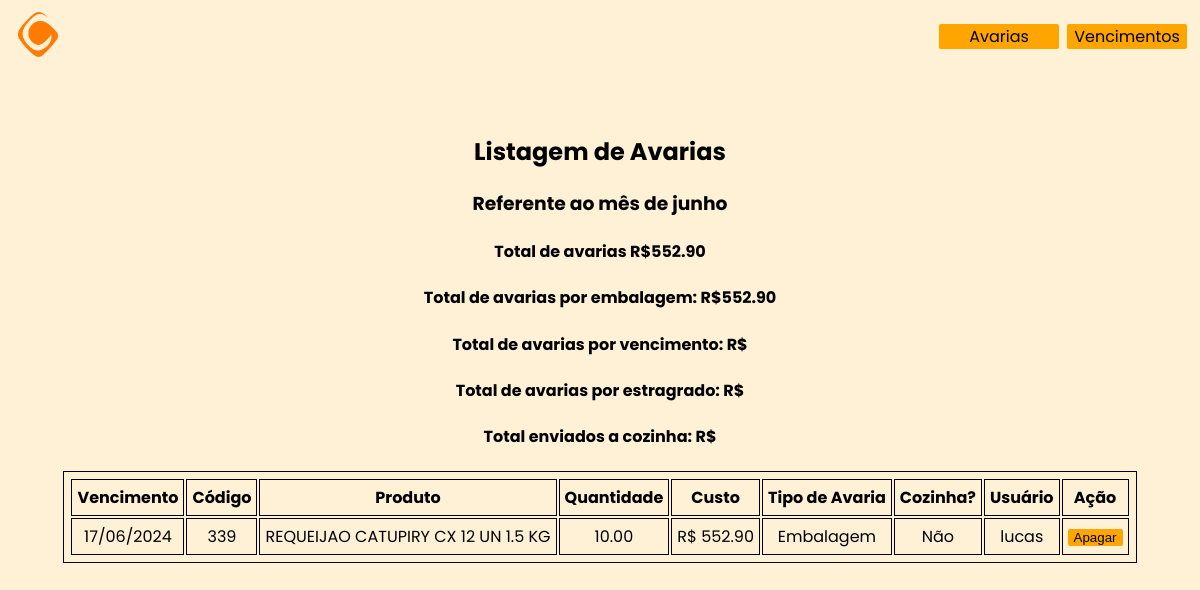
The app's page /avarias/, older data.
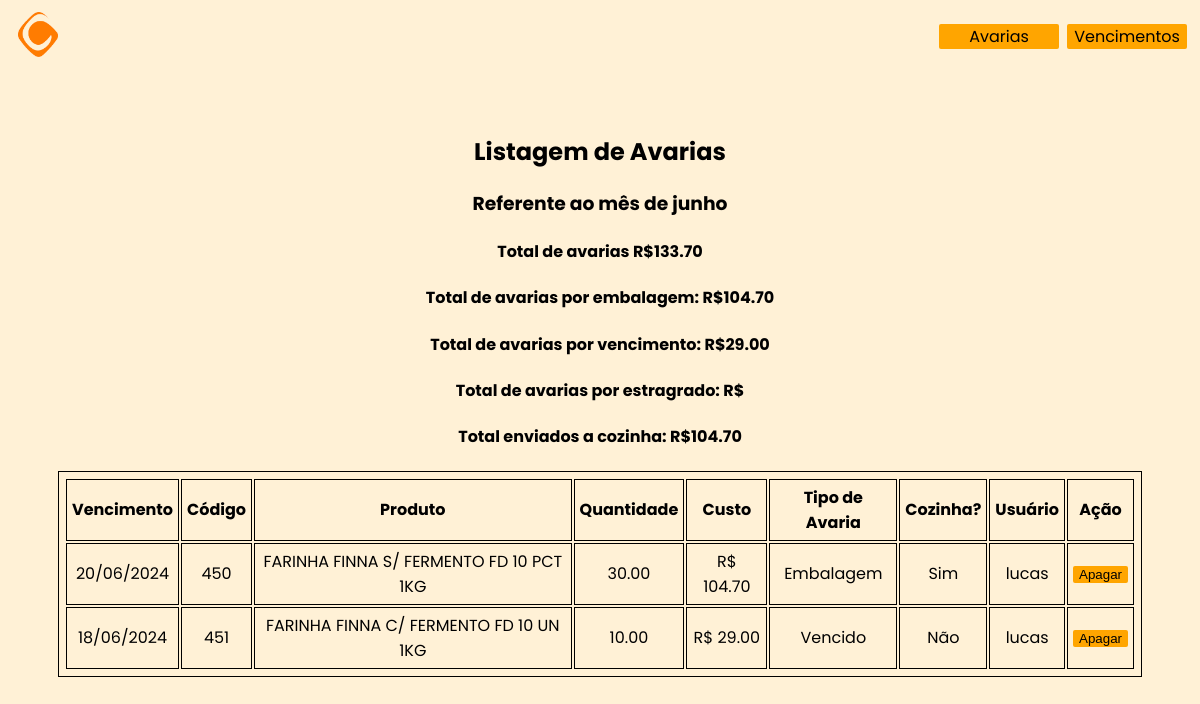
The same page, newer data.
### app/main.py (models this page shows)
class Produto_Avaria(db.Model):
    id = db.Column(db.Integer, primary_key=True)
    codigo_do_produto = db.Column(db.Integer, nullable=False)
    nome_do_produto = db.Column(db.String(300), nullable=False)
    preco_do_produto = db.Column(db.DECIMAL(10, 2), nullable=False)
    quantidade = db.Column(db.DECIMAL(10, 2), nullable=False)
    preco_total = db.Column(db.DECIMAL(10, 2), nullable=False)
    data_de_vencimento = db.Column(db.Date)
    data_de_insercao = db.Column(db.Date)
    criador = db.Column(db.String(300), nullable=True)
    tipodeavaria = db.Column(db.String(300), nullable=True)
    cozinha = db.Column(db.String(300), nullable=True)

### app/main.py (the view)
@app.route('/avarias/', methods=['GET'])
def index_avarias():
    avarias = Produto_Avaria.query.filter(Produto_Avaria.data_de_insercao >= primeiro_dia_mes(),
                                          Produto_Avaria.data_de_insercao <= ultimo_dia_mes()).order_by(
        Produto_Avaria.data_de_insercao.desc()).all()
    total_soma_avarias = db.session.query(func.sum(Produto_Avaria.preco_total)).filter(
        Produto_Avaria.data_de_insercao >= primeiro_dia_mes(),
        Produto_Avaria.data_de_insercao <= ultimo_dia_mes()).scalar()
    total_soma_avarias_cozinha = db.session.query(func.sum(Produto_Avaria.preco_total)).filter(
        Produto_Avaria.data_de_insercao >= primeiro_dia_mes(), Produto_Avaria.data_de_insercao <= ultimo_dia_mes(),
        Produto_Avaria.cozinha == "Sim").scalar()
    total_soma_avarias_embalagem = db.session.query(func.sum(Produto_Avaria.preco_total)).filter(
        Produto_Avaria.data_de_insercao >= primeiro_dia_mes(), Produto_Avaria.data_de_insercao <= ultimo_dia_mes(),
        Produto_Avaria.tipodeavaria == "Embalagem").scalar()
    total_soma_avarias_vencimento = db.session.query(func.sum(Produto_Avaria.preco_total)).filter(
        Produto_Avaria.data_de_insercao >= primeiro_dia_mes(), Produto_Avaria.data_de_insercao <= ultimo_dia_mes(),
        Produto_Avaria.tipodeavaria == "Vencido").scalar()
    total_soma_avarias_estragado = db.session.query(func.sum(Produto_Avaria.preco_total)).filter(
        Produto_Avaria.data_de_insercao >= primeiro_dia_mes(), Produto_Avaria.data_de_insercao <= ultimo_dia_mes(),
        Produto_Avaria.tipodeavaria == "Estragado").scalar()
    if not total_soma_avarias:
        total_soma_avarias = ""
    if not total_soma_avarias_cozinha:
        total_soma_avarias_cozinha = ""
    if not total_soma_avarias_embalagem:
        total_soma_avarias_embalagem = ""
    if not total_soma_avarias_vencimento:
        total_soma_avarias_vencimento = ""
    if not total_soma_avarias_estragado:
        total_soma_avarias_estragado = ""
    return render_template('avarias/index.html', avarias=avarias, mes=mes_atual(),
                           total_soma_avarias=total_soma_avarias, total_soma_avarias_cozinha=total_soma_avarias_cozinha,
                           total_soma_avarias_embalagem=total_soma_avarias_embalagem,
                           total_soma_avarias_vencimento=total_soma_avarias_vencimento,
                           total_soma_avarias_estragado=total_soma_avarias_estragado)

### app/main.py (called while the page is built)
def data_agora():
    agora = datetime.now().date()
    return agora

def mes_atual():
    mes = datetime.now()
    formatted_date = format_datetime(mes, format='MMMM', locale='pt_BR')
    return formatted_date

def primeiro_dia_mes():
    primeiro_dia_mes = data_agora().replace(day=1)
    return primeiro_dia_mes

def ultimo_dia_mes():
    ultimo_dia_mes = data_agora().replace(day=calendar.monthrange(data_agora().year, data_agora().month)[1])
    return ultimo_dia_mes

### app/templates/avarias/index.html
{% extends "./template.html" %}
{% block content %}
    <div><h2>Listagem de Avarias</h2>
    <h3>Referente ao mês de {{ mes }}</h3>
    <div><h4>Total de avarias R${{ total_soma_avarias }} </h4>
    <h4>Total de avarias por embalagem: R${{ total_soma_avarias_embalagem }} </h4>
    <h4>Total de avarias por vencimento: R${{ total_soma_avarias_vencimento }} </h4>
    <h4>Total de avarias por estragrado: R${{ total_soma_avarias_estragado }} </h4>
    <h4>Total enviados a cozinha: R${{ total_soma_avarias_cozinha }} </h4>
    </div>
    <table>
  <tr>
      <th>Vencimento</th>
    <th>Código</th>
    <th>Produto</th>
    <th>Quantidade</th>
    <th>Custo</th>
    <th>Tipo de Avaria</th>
    <th>Cozinha?</th>
      <th>Usuário</th>
      <th>Ação</th>
  </tr>
   {% for avaria in avarias %}
  <tr>
      <td>{{ avaria.data_de_vencimento.strftime('%d/%m/%Y') }}</td>
    <td>{{ avaria.codigo_do_produto }}</td>
    <td>{{ avaria.nome_do_produto }}</td>
    <td>{{ avaria.quantidade }}</td>
    <td>R$ {{ avaria.preco_total }}</td>
      <td>{{ avaria.tipodeavaria }}</td>
      <td>{{ avaria.cozinha }}</td>
    <td>{{ avaria.criador }}</td>
      <td><form action="/avarias/deletar/{{ avaria.id }}" method="post">
    <input type="submit" value="Apagar"></form>
    </td>
  </tr>
        {% endfor %}
</table>
{% endblock %}

### app/templates/template.html (shortened to what this page needs)
<!DOCTYPE html>
<html lang="en">
<head>
    <link rel="stylesheet" href="{{ url_for('static', filename='style.css') }}">
</head>
<body>
<div class="menu">
    <div class="logo"><img src="../static/imagens/logo.png" width="40"></div>
    <div class="botoesmenu">
    <div class="botaoavarias">Avarias
    </div>
        <div class="botaovecimentos">Vencimentos
    </div>
    </div>
    </div>
<div class="conteudo">{% block content %}{% endblock %}</div>
</body>
</html>

### app/static/style.css (style rules this page uses)
html { background: rgba(255, 165, 0, 0.16); font-family: 'Poppins', sans-serif; }
.menu { display: flex; justify-content: space-between; align-items: center; border-radius: 2px; padding-left: 10px; font-size: 16px; }
.logo { padding-top: 4px; mix-blend-mode: multiply; }
.botoesmenu { display: inline-flex; }
.botaoavarias { cursor: pointer; border-radius: 2px; position: relative; width: 120px; background-color: orange; text-align: center; margin-left: 8px; }
.botaovecimentos { cursor: pointer; border-radius: 2px; position: relative; display: inline-block; width: 120px; background-color: orange; text-align: center; margin-left: 8px; margin-right: 5px; }
.conteudo { margin: auto; width: fit-content; text-align: center; align-content: center; padding: 50px; }
table, th, td { padding: 5px 5px; border: 1px solid; }
input[type="submit"] { width: fit-content; border-style: unset; border-radius: 2px; background-color: orange; }
form { text-align: center; }
input { text-align: center; width: fit-content; }

Row changes from the older to the newer data that the page shows:
changed Produto_Avaria "Embalagem": data_de_vencimento "17/06/2024" → "20/06/2024"; codigo_do_produto "339" → "450"; nome_do_produto "REQUEIJAO CATUPIRY CX 12 UN 1.5 KG" → "FARINHA FINNA S/ FERMENTO FD 10 PCT 1KG"; quantidade "10.00" → "30.00"; preco_total "552.90" → "104.70"; cozinha "Não" → "Sim"
added Produto_Avaria: data_de_vencimento "18/06/2024", codigo_do_produto "451", nome_do_produto "FARINHA FINNA C/ FERMENTO FD 10 UN 1KG", quantidade "10.00", preco_total "29.00", tipodeavaria "Vencido", cozinha "Não", criador "lucas"
Text that changed along with them:
{{ total_soma_avarias }}: "552.90" → "133.70"
{{ total_soma_avarias_embalagem }}: "552.90" → "104.70"
{{ total_soma_avarias_vencimento }}: (not shown) → "29.00"
{{ total_soma_avarias_cozinha }}: (not shown) → "104.70"
